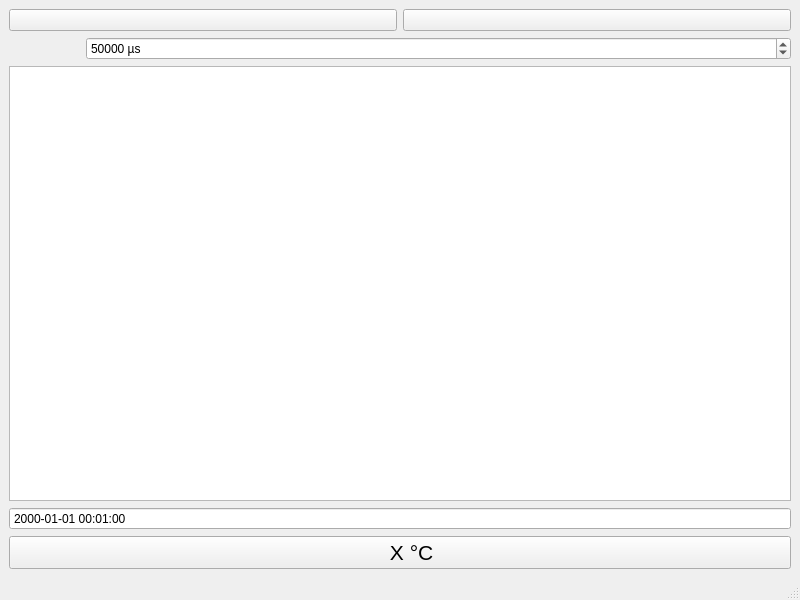
<?xml version="1.0" encoding="UTF-8"?>
<ui version="4.0">
 <class>MainWindow</class>
 <widget class="QMainWindow" name="MainWindow">
  <property name="geometry">
   <rect>
    <x>0</x>
    <y>0</y>
    <width>800</width>
    <height>600</height>
   </rect>
  </property>
  <property name="windowTitle">
   <string>MainWindow</string>
  </property>
  <widget class="QWidget" name="centralwidget">
   <layout class="QVBoxLayout" name="verticalLayout">
    <item>
     <layout class="QHBoxLayout" name="horizontalLayout">
      <item>
       <widget class="QPushButton" name="play_button">
        <property name="icon">
         <iconset resource="essai_camera.qrc">
          <normaloff>:/Icons/essai_camera_resources/play.svg</normaloff>:/Icons/essai_camera_resources/play.svg</iconset>
        </property>
        <property name="iconSize">
         <size>
          <width>32</width>
          <height>32</height>
         </size>
        </property>
       </widget>
      </item>
      <item>
       <widget class="QPushButton" name="repeat_button">
        <property name="enabled">
         <bool>true</bool>
        </property>
        <property name="text">
         <string notr="true"/>
        </property>
        <property name="icon">
         <iconset resource="essai_camera.qrc">
          <normaloff>:/Icons/essai_camera_resources/repeat.svg</normaloff>:/Icons/essai_camera_resources/repeat.svg</iconset>
        </property>
        <property name="iconSize">
         <size>
          <width>32</width>
          <height>32</height>
         </size>
        </property>
       </widget>
      </item>
     </layout>
    </item>
    <item>
     <layout class="QHBoxLayout" name="horizontalLayout_2" stretch="1,10">
      <item>
       <widget class="QLabel" name="label">
        <property name="text">
         <string/>
        </property>
        <property name="pixmap">
         <pixmap resource="essai_camera.qrc">:/Icons/essai_camera_resources/sun.svg</pixmap>
        </property>
       </widget>
      </item>
      <item>
       <widget class="QDoubleSpinBox" name="exposition_spinbox">
        <property name="keyboardTracking">
         <bool>false</bool>
        </property>
        <property name="suffix">
         <string> µs</string>
        </property>
        <property name="decimals">
         <number>0</number>
        </property>
        <property name="minimum">
         <double>32.000000000000000</double>
        </property>
        <property name="maximum">
         <double>85899331.000000000000000</double>
        </property>
        <property name="singleStep">
         <double>1000.000000000000000</double>
        </property>
        <property name="value">
         <double>50000.000000000000000</double>
        </property>
       </widget>
      </item>
     </layout>
    </item>
    <item>
     <widget class="ImageView" name="image_view"/>
    </item>
    <item>
     <widget class="QDateTimeEdit" name="date_time">
      <property name="enabled">
       <bool>true</bool>
      </property>
      <property name="frame">
       <bool>true</bool>
      </property>
      <property name="readOnly">
       <bool>true</bool>
      </property>
      <property name="buttonSymbols">
       <enum>QAbstractSpinBox::NoButtons</enum>
      </property>
      <property name="displayFormat">
       <string notr="true">yyyy-MM-dd HH:MM:ss</string>
      </property>
     </widget>
    </item>
    <item>
     <widget class="QPushButton" name="camera_status">
      <property name="font">
       <font>
        <pointsize>16</pointsize>
       </font>
      </property>
      <property name="text">
       <string notr="true">    X °C</string>
      </property>
      <property name="icon">
       <iconset resource="essai_camera.qrc">
        <normaloff>:/Icons/essai_camera_resources/video-off.svg</normaloff>:/Icons/essai_camera_resources/video-off.svg</iconset>
      </property>
      <property name="iconSize">
       <size>
        <width>32</width>
        <height>32</height>
       </size>
      </property>
     </widget>
    </item>
   </layout>
  </widget>
  <widget class="QStatusBar" name="statusbar"/>
 </widget>
 <customwidgets>
  <customwidget>
   <class>ImageView</class>
   <extends>QGraphicsView</extends>
   <header location="global">pyqtgraph</header>
  </customwidget>
 </customwidgets>
 <resources>
  <include location="essai_camera.qrc"/>
 </resources>
 <connections/>
</ui>
